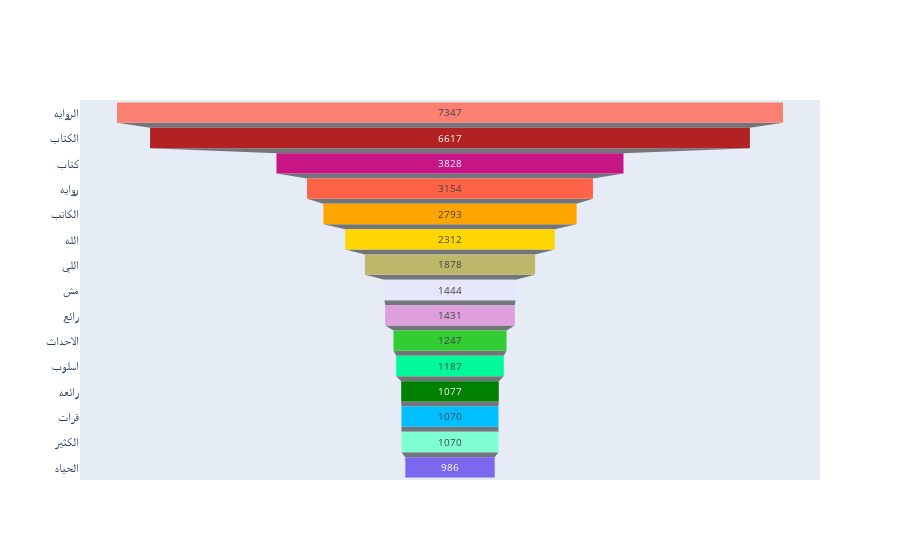

The notebook cell saved with this chart:
### Code cell
fig = go.Figure(go.Funnel(
    y = MostFrequentWordDF['Word'].tolist(),
    x = MostFrequentWordDF['Count'].tolist(),
    marker = {"color": color3}))
fig.show()

### Figure 1 — Plotly figure (JSON) as saved in the notebook; plotly's stock layout.template omitted (floating-point values rounded to 4 significant figures)
{"data": [{"marker": {"color": ["Salmon", "FireBrick", "MediumVioletRed", "Tomato", "Orange", "Gold", "DarkKhaki", "Lavender", "Plum", "LimeGreen", "MediumSpringGreen", "Green", "DeepSkyBlue", "Aquamarine", "MediumSlateBlue"]}, "type": "funnel", "x": [7347, 6617, 3828, 3154, 2793, 2312, 1878, 1444, 1431, 1247, 1187, 1077, 1070, 1070, 986], "y": ["الروايه", "الكتاب", "كتاب", "روايه", "الكاتب", "الله", "اللي", "مش", "رائع", "الاحداث", "اسلوب", "رائعه", "قرات", "الكثير", "الحياه"]}], "layout": {}}
